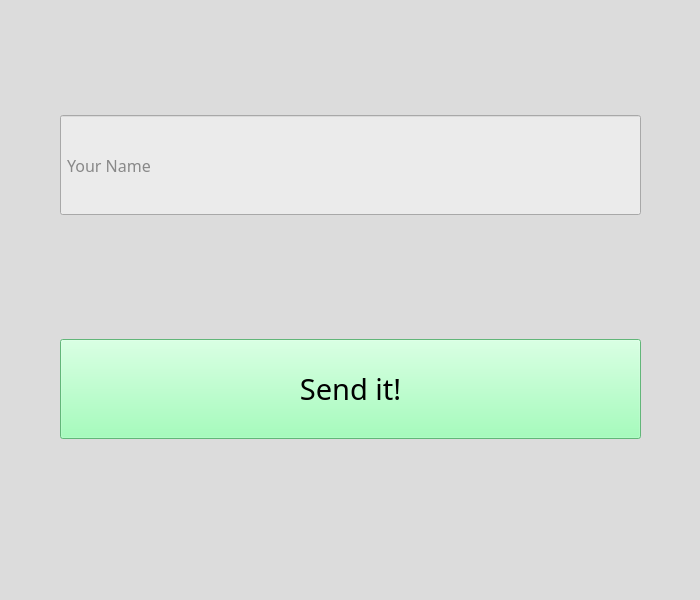
<?xml version="1.0" encoding="UTF-8"?>
<ui version="4.0">
 <class>MainWindow</class>
 <widget class="QMainWindow" name="MainWindow">
  <property name="geometry">
   <rect>
    <x>0</x>
    <y>0</y>
    <width>700</width>
    <height>600</height>
   </rect>
  </property>
  <property name="minimumSize">
   <size>
    <width>700</width>
    <height>600</height>
   </size>
  </property>
  <property name="maximumSize">
   <size>
    <width>700</width>
    <height>600</height>
   </size>
  </property>
  <property name="font">
   <font>
    <family>Press Start 2P</family>
    <pointsize>12</pointsize>
   </font>
  </property>
  <property name="windowTitle">
   <string>MainWindow</string>
  </property>
  <property name="styleSheet">
   <string notr="true">background-color: rgb(220, 220, 220);</string>
  </property>
  <widget class="QWidget" name="centralwidget">
   <property name="styleSheet">
    <string notr="true"/>
   </property>
   <widget class="QWidget" name="layoutWidget">
    <property name="geometry">
     <rect>
      <x>10</x>
      <y>-3</y>
      <width>681</width>
      <height>561</height>
     </rect>
    </property>
    <layout class="QVBoxLayout" name="verticalLayout">
     <property name="leftMargin">
      <number>50</number>
     </property>
     <property name="rightMargin">
      <number>50</number>
     </property>
     <item>
      <widget class="QLineEdit" name="le_textBox">
       <property name="minimumSize">
        <size>
         <width>0</width>
         <height>100</height>
        </size>
       </property>
       <property name="font">
        <font>
         <family>Press Start 2P</family>
         <pointsize>12</pointsize>
        </font>
       </property>
       <property name="styleSheet">
        <string notr="true">background-color: rgb(235, 235, 235);
color: rgb(38, 38, 38);</string>
       </property>
       <property name="placeholderText">
        <string> Your Name</string>
       </property>
       <property name="clearButtonEnabled">
        <bool>true</bool>
       </property>
      </widget>
     </item>
     <item>
      <widget class="QPushButton" name="btn_send">
       <property name="minimumSize">
        <size>
         <width>400</width>
         <height>100</height>
        </size>
       </property>
       <property name="font">
        <font>
         <family>Press Start 2P</family>
         <pointsize>22</pointsize>
        </font>
       </property>
       <property name="styleSheet">
        <string notr="true">background-color: rgb(137, 255, 170);</string>
       </property>
       <property name="text">
        <string>Send it!</string>
       </property>
       <property name="shortcut">
        <string>Return</string>
       </property>
      </widget>
     </item>
    </layout>
   </widget>
  </widget>
  <widget class="QMenuBar" name="menubar">
   <property name="geometry">
    <rect>
     <x>0</x>
     <y>0</y>
     <width>700</width>
     <height>21</height>
    </rect>
   </property>
  </widget>
  <widget class="QStatusBar" name="statusbar"/>
 </widget>
 <resources/>
 <connections/>
</ui>
